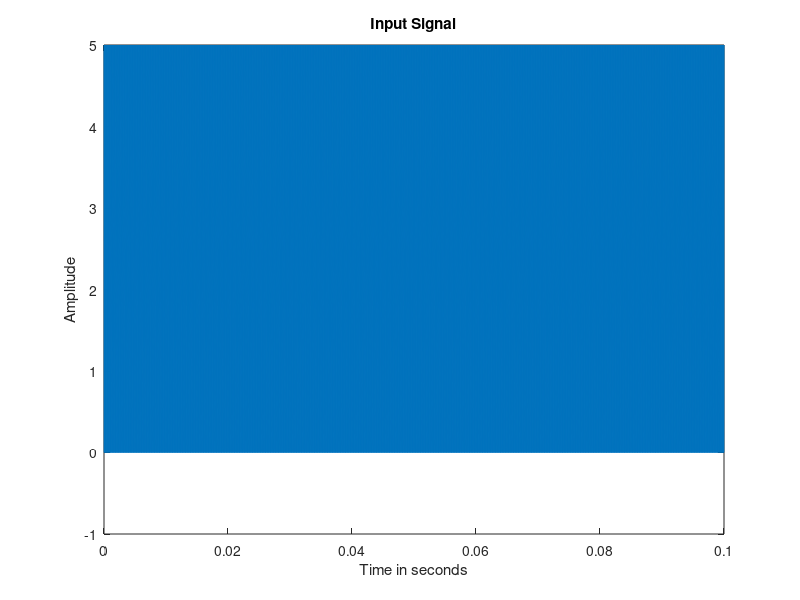

Write the MATLAB code that produced this figure. (Note: this script raises an error after producing the figure.)
%% PROBLEM STATEMENT
% Aim: Consider 2-ray model (1 direct path and 1 multipath reflecting from ground) where
% transmitter and receiver are placed 4000m apart at BTS tower of height 121m. Transmitter and
% receiver are equipped with omni-directional antennas radiating FMCW signal of 0.1 second
% window of frequency varying from 824MHz to 834MHz. Consider that specular reflection happens at
% dry ground surface of the earth. Derive mathematical expression for received power at receiver
% antenna and study effects of multipath fading over estimated power of received signal. Use
% Nyquist theorem for deciding sampling rate. Refer suitable assumptions to solve above problem.

clc;
clear all;                          %%clears all previous values in command window
close all;                          %%closes all previous tabs open
%% given parameters
d = 4000;                           %%distance between tx and rx in meters
h = 121;                            %%height of BTS tower
psd = pi;                             %%declaring value of pi
c = 3*10^8;                         %%speed of light

%% finding the path distances from tx to rx
d1 = 2 * sqrt((d/2)^2 + h^2);      %%distance from tx to rx due to ground reflection

%% delcaring the step-size, frequnecy and time parameter
Fs = 2000;                             %%time samples
fs = 1668e6;                            %sampling frequency
f = 824e6:5000:834e6;                    %%Frequency range (taking ss = 25000)
t = 0:5e-5:0.1;                     %%FM signal

%% input signal
A = input("Enter the value of amplitude: "); %disp(A)
w = 2*psd*f; %disp(w)
x = A*cos(w.*t); disp(x); figure(1); plot(t,x); title("Input Signal");xlabel("Time in seconds"); ylabel("Amplitude");

%% time delay
u0 = (d/c); u1 = (d1/c);      %%time delays

%% calculating the value of alpha
a0 = 1/d;               %%direct path
a1 = (1/d1)*0.9;    %%ground reflected path R = 0.9

%% outpur signal( direct delay fuction )
y0 = a0*delayseq(x,u0); 
disp(y0); figure(2); subplot(2,2,1); plot(t,y0,'m'); title("DIRECT PATH Received Signal");xlabel("Time in seconds"); ylabel("Amplitude");
y1 = a1*delayseq(x,u1); 
disp(y1); figure(2); subplot(2,2,2); plot(t,y1,'g'); title("GROUND Reflected Received Signal");xlabel("Time in seconds"); ylabel("Amplitude");

%% adding zeros
nd0 = ceil(u0 * fs);
nd1 = ceil(u1 * fs);
disp(nd0); disp(nd1); 

%% concatenating zeros with input signal ( method 2 )
z1 = zeros(1,nd0); z2 = zeros(1,nd1);
Y0 = horzcat(z1,y0);
Y1 = horzcat(z2,y1);

%% making the vectors to eual length of summation
maxLength = max([length(Y0), length(Y1)]);
disp(maxLength);
Y0(length(Y0)+1:maxLength) = 0;
Y1(length(Y1)+1:maxLength) = 0;

%% receiver signal
Y = Y0 + Y1; %disp(Y); figure; plot(Y,'r'); %subplot(2,2,1);plot(y);
figure(2); subplot(2,2,3); plot(Y0,'m'); title("Signal 1 (after adding zeros)");xlabel("Time in seconds"); ylabel("Amplitude");
figure(2); subplot(2,2,4); plot(Y1,'g'); title("Signal 2 (after adding zeros)");xlabel("Time in seconds"); ylabel("Amplitude");
figure(3); plot(Y,'r'); title("Received Signal"); xlabel("Time in seconds"); ylabel("Amplitude");%subplot(2,2,1);plot(y);
 
%% fft
fs = 1668e6;                    %sampling frequency, considering fm = 834MHz and fs = 2*fm = 1668 MHz ~ 1700 MHz(approx)
q = fft(Y); 
n = length(q);
Q = abs(q);
fbins = linspace(0,fs/2-fs/n,n);
figure(4); subplot(2,1,1); plot(fbins,Q); title("FFT OUTPUT"); xlabel('frequency'); ylabel('amplitude');

%% psd of signal
qc=conj(q);
m = (q.*qc);
psd = 1/n*10.*log10(m);
figure(4); subplot(2,1,2); plot(fbins, psd); title(" PSD output "); xlabel('frequency'); ylabel('');
